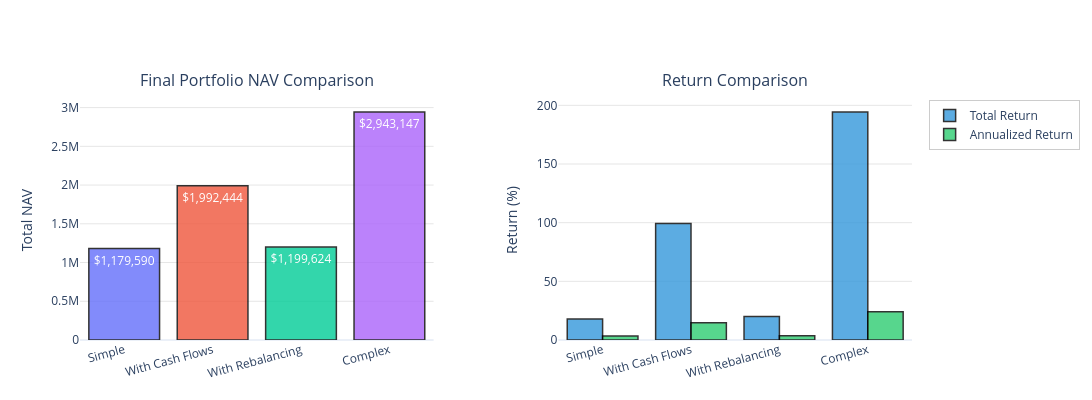

Notebook cell for this chart:
### Code cell
# Plot scenario comparison using Portfolio static method
fig = Portfolio.plot_scenario_comparison(scenarios)
fig.show()

### Figure 1 — Plotly figure (JSON) as saved in the notebook; plotly's stock layout.template omitted (floating-point values rounded to 4 significant figures)
{"data": [{"hovertemplate": "<b>%{x}</b><br>Final NAV: $%{y:,.2f}<extra></extra>", "marker": {"color": ["#636EFA", "#EF553B", "#00CC96", "#AB63FA"], "line": {"color": "black", "width": 1.5}}, "opacity": 0.8, "showlegend": false, "text": ["$1,179,590", "$1,992,444", "$1,199,624", "$2,943,147"], "textfont": {"color": "white", "size": 12}, "textposition": "inside", "type": "bar", "x": ["Simple", "With Cash Flows", "With Rebalancing", "Complex"], "xaxis": "x", "y": [1180000.0, 1992000.0, 1200000.0, 2943000.0], "yaxis": "y"}, {"hovertemplate": "<b>%{x}</b><br>Total Return: %{y:.2f}%<extra></extra>", "marker": {"color": "#3498db", "line": {"color": "black", "width": 1.5}}, "name": "Total Return", "opacity": 0.8, "type": "bar", "x": ["Simple", "With Cash Flows", "With Rebalancing", "Complex"], "xaxis": "x2", "y": [17.96, 99.24, 19.96, 194.3], "yaxis": "y2"}, {"hovertemplate": "<b>%{x}</b><br>Annualized Return: %{y:.2f}%<extra></extra>", "marker": {"color": "#2ecc71", "line": {"color": "black", "width": 1.5}}, "name": "Annualized Return", "opacity": 0.8, "type": "bar", "x": ["Simple", "With Cash Flows", "With Rebalancing", "Complex"], "xaxis": "x2", "y": [3.359, 14.78, 3.707, 24.1], "yaxis": "y2"}], "layout": {"annotations": [{"font": {"size": 16}, "showarrow": false, "text": "Final Portfolio NAV Comparison", "x": 0.2125, "xanchor": "center", "xref": "paper", "y": 1.03, "yanchor": "bottom", "yref": "paper"}, {"font": {"size": 16}, "showarrow": false, "text": "Return Comparison", "x": 0.7875, "xanchor": "center", "xref": "paper", "y": 1.03, "yanchor": "bottom", "yref": "paper"}], "barmode": "group", "height": 400, "legend": {"bgcolor": "rgba(255, 255, 255, 0.95)", "bordercolor": "rgba(0,0,0,0.2)", "borderwidth": 1, "x": 1.02, "xanchor": "left", "y": 1, "yanchor": "top"}, "margin": {"b": 60, "l": 80, "r": 150, "t": 100}, "width": 1200, "xaxis": {"anchor": "y", "domain": [0, 0.425], "tickangle": -15}, "xaxis2": {"anchor": "y2", "domain": [0.575, 1], "tickangle": -15}, "yaxis": {"anchor": "x", "domain": [0, 1], "gridcolor": "rgba(0,0,0,0.1)", "title": {"text": "Total NAV"}}, "yaxis2": {"anchor": "x2", "domain": [0, 1], "gridcolor": "rgba(0,0,0,0.1)", "title": {"text": "Return (%)"}}}}
